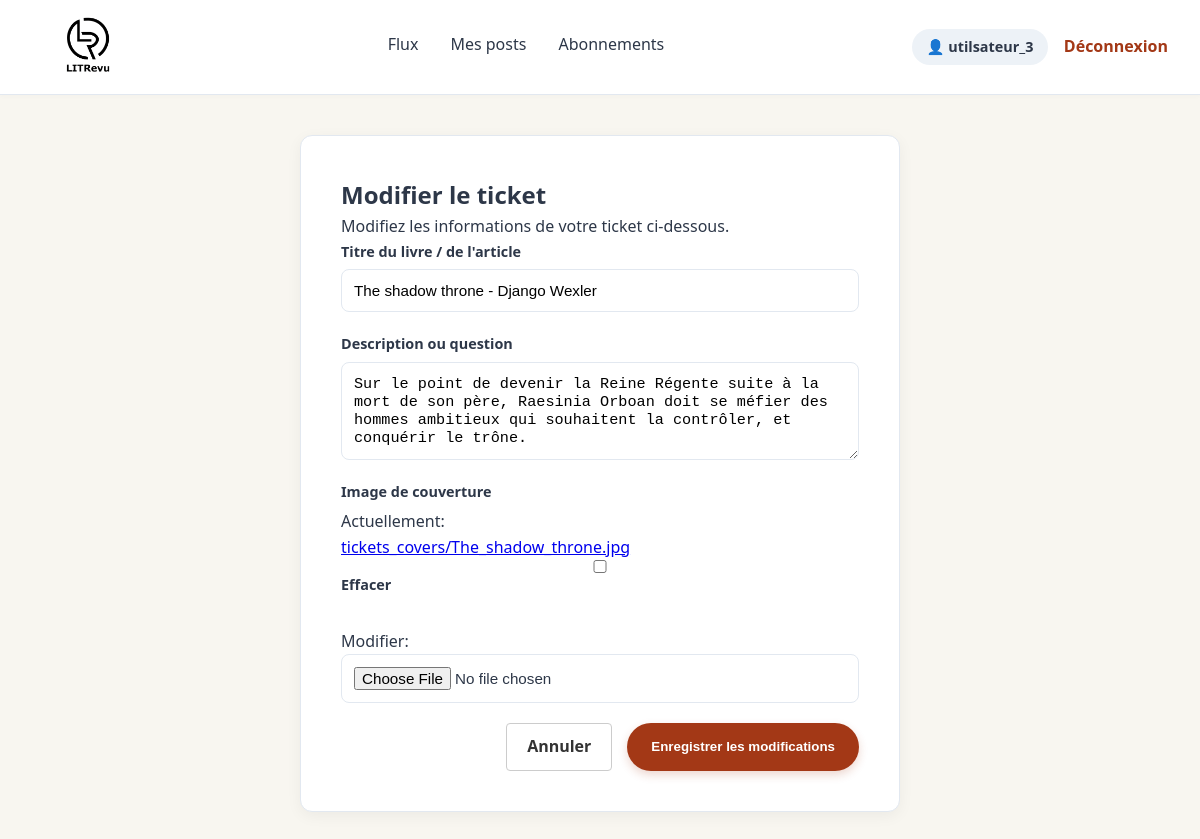
The page /ticket/15/update/ (signed in) on the database its author committed.
### authentication/models.py (models this page shows)
class User(AbstractUser):
    pass

### litrevu/models.py (models this page shows, shortened)
class Ticket(models.Model):
    title = models.CharField(max_length=128, verbose_name="Titre")
    description = models.TextField(
        max_length=2048, blank=True, verbose_name="Description"
    )
    user = models.ForeignKey(to=settings.AUTH_USER_MODEL, on_delete=models.CASCADE)
    image = models.ImageField(null=True, blank=True, upload_to="tickets_covers/")
    time_created = models.DateTimeField(auto_now_add=True)
    class Meta:
        verbose_name = "Ticket"
        verbose_name_plural = "Tickets"

### litrevu/views.py (the view)
# urls.py: django.urls.path('ticket/<int:ticket_id>/update/', litrevu_views.ticket_update, name='ticket_update'),
@login_required
def ticket_update(request, ticket_id):
    ticket = get_object_or_404(Ticket, id=ticket_id, user=request.user)
    if request.method == "POST":
        form = TicketForm(request.POST, request.FILES, instance=ticket)
        if form.is_valid():
            form.save()
            return redirect("posts")
    else:
        form = TicketForm(instance=ticket)
    return render(
        request,
        "litrevu/ticket_create.html",
        {"form": form, "edit_mode": True},
    )

### authentication/forms.py
class TicketForm(forms.ModelForm):
    class Meta:
        model = Ticket
        fields = ("title", "description", "image")
        labels: ClassVar[dict] = {
            "title": "Titre du livre / de l'article",
            "description": "Description ou question",
            "image": "Image de couverture",
        }
        widgets: ClassVar[dict] = {
            "description": forms.Textarea(
                attrs={
                    "rows": 4,
                    "placeholder": (
                        "De quoi parle ce livre ? Quelle est votre question ?"
                    ),
                }
            ),
        }

### litrevu/templates/litrevu/ticket_create.html (shortened to what this page needs)
{% extends 'authentication/base.html' %}
{% block content %}
<div class="auth-wrapper">
    <div class="auth-card" style="max-width: 600px;">
        <h2>{% if edit_mode %}Modifier le ticket{% else %}Demander une critique{% endif %}</h2>
        <p class="auth-subtitle">
            {% if edit_mode %}
                Modifiez les informations de votre ticket ci-dessous.
            {% else %}
                Demandez l'avis de la communauté sur un livre ou un article.
            {% endif %}
        </p>
        <form method="post" enctype="multipart/form-data">
            {% for field in form %}
                <div class="form-group">
                    <label for="{{ field.id_for_label }}">{{ field.label }}</label>
                    {{ field }}
                </div>
            {% endfor %}
            <div class="form-actions" style="display: flex; justify-content: flex-end; gap: 15px; margin-top: 20px;">
                <a href="{% url 'posts' %}" class="btn-secondary" style="text-decoration: none; padding: 10px 20px; border: 1px solid #ccc; border-radius: 4px; color: #333; align-self: center;">Annuler</a>
                <button type="submit" class="btn-primary">
                    {% if edit_mode %}Enregistrer les modifications{% else %}Publier le ticket{% endif %}
                </button>
            </div>
        </form>
    </div>
</div>
{% endblock %}

### authentication/templates/authentication/base.html (shortened to what this page needs)
{% load static %}
<!DOCTYPE html>
<html lang="fr">
<head>
    <link rel="stylesheet" href="{% static 'css/style.css' %}?v=1.1">
</head>
<body>
    {% if user.is_authenticated %}
    <header class="navbar">
        <div class="nav-brand">
            <a href="{% url 'home' %}">
                <img src="{% static 'images/logo.png' %}" alt="LITRevu Logo" class="logo">
            </a>
        </div>
        <nav class="nav-center">
            <a href="{% url 'home' %}" class="nav-item {% if request.resolver_match.url_name == 'home' %}active{% endif %}">Flux</a>
            <a href="{% url 'posts' %}" class="nav-item {% if request.resolver_match.url_name == 'posts' %}active{% endif %}">Mes posts</a>
            <a href="{% url 'subscriptions' %}" class="nav-item {% if request.resolver_match.url_name == 'subscriptions' %}active{% endif %}">Abonnements</a>
        </nav>
        <div class="nav-right">
            <span class="user-badge">👤 {{ user.username }}</span>
            <a href="{% url 'logout' %}" class="btn-logout">Déconnexion</a>
        </div>
    </header>
    {% endif %}
    <main class="main-container">
        {% block content %}
        {% endblock %}
    </main>
</body>
</html>

### static/css/style.css (style rules this page uses)
:root { --primary-color: #1a1a1a; --accent-color: #a33816; --accent-hover: #822c11; --bg-color: #f8f6f0; --card-bg: #ffffff; --border-color: #e2e8f0; --text-color: #2d3748; --text-muted: #718096; --radius: 12px; --shadow: 0 4px 15px rgba(0, 0, 0, 0.05); }
* { box-sizing: border-box; margin: 0; padding: 0; }
body { font-family: 'Segoe UI', system-ui, -apple-system, sans-serif; background-color: var(--bg-color); color: var(--text-color); line-height: 1.6; }
.navbar { background-color: #ffffff; border-bottom: 1px solid var(--border-color); padding: 0.75rem 2rem; display: flex; align-items: center; justify-content: space-between; box-shadow: 0 2px 4px rgba(0, 0, 0, 0.02); }
.nav-brand .logo { height: 70px; width: auto; display: block; object-fit: contain; }
.nav-center { display: flex; gap: 2rem; }
.nav-item { text-decoration: none; color: var(--text-color); font-weight: 500; padding-bottom: 0.25rem; transition: color 0.2s ease; }
.nav-right { display: flex; align-items: center; gap: 1rem; }
.user-badge { background-color: #edf2f7; padding: 0.4rem 0.9rem; border-radius: 20px; font-size: 0.9rem; font-weight: 600; color: var(--text-color); }
.btn-logout { color: var(--accent-color); text-decoration: none; font-weight: 600; transition: color 0.2s; }
.main-container { max-width: 800px; margin: 2.5rem auto; padding: 0 1rem; }
.auth-wrapper { display: flex; justify-content: center; align-items: center; }
.auth-card { background: var(--card-bg); padding: 2.5rem; border-radius: var(--radius); box-shadow: var(--shadow); width: 100%; border: 1px solid var(--border-color); }
.form-group { margin-bottom: 1.25rem; display: flex; flex-direction: column; }
.form-group label { font-weight: 600; margin-bottom: 0.4rem; font-size: 0.9rem; }
.form-group input, .form-group textarea, .form-group select { padding: 0.75rem; border: 1px solid var(--border-color); border-radius: 8px; font-size: 0.95rem; outline: none; transition: border-color 0.2s; }
.btn-primary { background-color: var(--accent-color); color: white !important; border: none; padding: 0.75rem 1.5rem; border-radius: 25px; font-weight: 600; cursor: pointer; text-decoration: none; display: inline-block; transition: all 0.2s ease; box-shadow: 0 4px 10px rgba(163, 56, 22, 0.2); }
.btn-secondary { background-color: transparent; color: var(--text-color); border: 1px solid var(--border-color); padding: 0.75rem 1.5rem; border-radius: 25px; font-weight: 600; text-decoration: none; cursor: pointer; transition: all 0.2s ease; }

### rows shown on the page
User: username "utilsateur_3"
Ticket: form "The shadow throne - Django Wexler" "Sur le point de devenir la Reine Régente suite à la mort de son père, Raesinia Orboan doit se méfier des hommes ambitieux qui souhaitent la contrôler, et conquérir le trône."

### other values the page prints
{{ field.label }} "Titre du livre / de l'article" "Description ou question" "Image de couverture"
